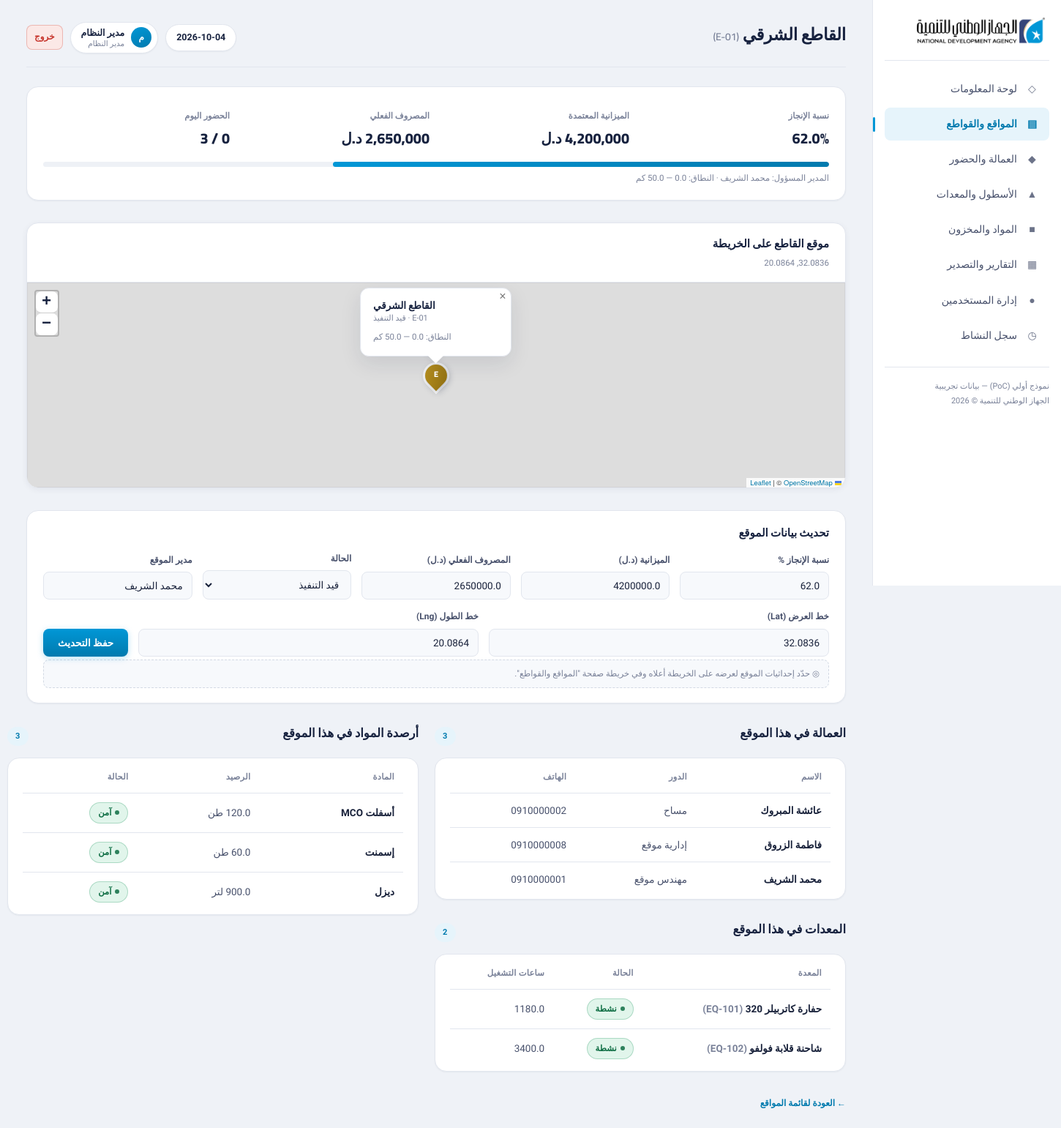
Screenshot of /sites/1 (signed in) with the database file from the repository.
### tables this page shows
CREATE TABLE sites (
    id              INTEGER PRIMARY KEY AUTOINCREMENT,
    name            TEXT NOT NULL,
    code            TEXT NOT NULL UNIQUE,
    km_from         REAL,
    km_to           REAL,
    progress_pct    REAL DEFAULT 0,      -- نسبة الإنجاز الفعلي
    budget          REAL DEFAULT 0,      -- الميزانية المعتمدة
    spent           REAL DEFAULT 0,      -- المصروف الفعلي
    manager_name    TEXT,                -- مدير الموقع المسؤول
    latitude        REAL,                -- إحداثيات الموقع (لخريطة الموقع)
    longitude       REAL,
    status          TEXT NOT NULL DEFAULT 'قيد التنفيذ',  -- قيد التنفيذ | متوقف | مكتمل
    created_at      TEXT DEFAULT (datetime('now'))
);

CREATE TABLE workers (
    id          INTEGER PRIMARY KEY AUTOINCREMENT,
    name        TEXT NOT NULL,
    role        TEXT,
    phone       TEXT,
    national_id TEXT,
    daily_wage  REAL DEFAULT 0,
    site_id     INTEGER,
    active      INTEGER DEFAULT 1,
    FOREIGN KEY (site_id) REFERENCES sites(id)
);

CREATE TABLE equipment (
    id                      INTEGER PRIMARY KEY AUTOINCREMENT,
    name                    TEXT NOT NULL,
    type                    TEXT,
    code                    TEXT NOT NULL UNIQUE,
    status                  TEXT NOT NULL DEFAULT 'نشطة',
    site_id                 INTEGER,
    operating_hours         REAL DEFAULT 0,
    last_maintenance_date   TEXT,
    maintenance_interval    REAL DEFAULT 250,
    hours_at_last_maint     REAL DEFAULT 0,
    fuel_cost_per_liter     REAL DEFAULT 0,
    FOREIGN KEY (site_id) REFERENCES sites(id)
);

CREATE TABLE material_stock (
    id              INTEGER PRIMARY KEY AUTOINCREMENT,
    material_id     INTEGER NOT NULL,
    site_id         INTEGER NOT NULL,
    quantity        REAL DEFAULT 0,
    UNIQUE(material_id, site_id),
    FOREIGN KEY (material_id) REFERENCES materials(id),
    FOREIGN KEY (site_id) REFERENCES sites(id)
);

CREATE TABLE materials (
    id              INTEGER PRIMARY KEY AUTOINCREMENT,
    name            TEXT NOT NULL,
    unit            TEXT NOT NULL,
    min_threshold   REAL DEFAULT 0,
    cost_per_unit   REAL DEFAULT 0
);

### app.py (the view)
@app.route("/sites/<int:site_id>")
@login_required
def site_detail(site_id):
    db = get_db()
    site = db.execute("SELECT * FROM sites WHERE id=?", (site_id,)).fetchone()
    if not site:
        db.close()
        abort(404)
    workers = db.execute(
        "SELECT * FROM workers WHERE site_id=? AND active=1 ORDER BY name", (site_id,)
    ).fetchall()
    equipment = db.execute(
        """SELECT e.*, (e.operating_hours - e.hours_at_last_maint) as hours_since_maint
           FROM equipment e WHERE site_id=? ORDER BY name""",
        (site_id,),
    ).fetchall()
    stock = db.execute(
        """SELECT ms.*, m.name as material_name, m.unit, m.min_threshold
           FROM material_stock ms JOIN materials m ON m.id = ms.material_id
           WHERE ms.site_id=? ORDER BY m.name""",
        (site_id,),
    ).fetchall()
    today = date.today().isoformat()
    present_today = db.execute(
        "SELECT COUNT(*) c FROM attendance WHERE site_id=? AND date=? AND status='حاضر'",
        (site_id, today),
    ).fetchone()["c"]
    db.close()
    return render_template(
        "site_detail.html", site=site, workers=workers, equipment=equipment,
        stock=stock, present_today=present_today, today=today,
    )

### app.py (called while the page is built)
def ensure_db():
    if not os.path.exists(DB_PATH):
        init_db(seed=True)

@app.before_request
def _before():
    ensure_db()

def login_required(view):
    @wraps(view)
    def wrapped(*args, **kwargs):
        if not session.get("user_id"):
            flash("يجب تسجيل الدخول أولاً", "error")
            return redirect(url_for("login", next=request.path))
        return view(*args, **kwargs)
    return wrapped

@app.context_processor
def inject_user():
    return {
        "current_user": {
            "id": session.get("user_id"),
            "username": session.get("username"),
            "full_name": session.get("full_name"),
            "role": session.get("role"),
            "role_label": ROLE_LABELS.get(session.get("role"), ""),
        },
        "current_user_id": session.get("user_id"),
        "can_edit": session.get("role") in ("admin", "manager"),
        "is_admin": session.get("role") == "admin",
    }

### database.py (called while the page is built)
def get_db():
    conn = sqlite3.connect(DB_PATH)
    conn.row_factory = sqlite3.Row
    conn.execute("PRAGMA foreign_keys = ON")
    return conn

### templates/site_detail.html (shortened to what this page needs)
{% extends "base.html" %}
{% block page_title %}{{ site.name }} <span class="muted" style="font-size:14px; font-weight:600;">({{ site.code }})</span>{% endblock %}
{% block head %}
<link rel="stylesheet" href="https://cdnjs.cloudflare.com/ajax/libs/leaflet/1.9.4/leaflet.min.css">
{% endblock %}
{% block content %}
<div class="card section">
    <div class="kpi-row">
        <div class="kpi">
            <div class="kpi-label">نسبة الإنجاز</div>
            <div class="kpi-value">{{ site.progress_pct }}%</div>
        </div>
        <div class="kpi">
            <div class="kpi-label">الميزانية المعتمدة</div>
            <div class="kpi-value">{{ "{:,.0f}".format(site.budget) }} د.ل</div>
        </div>
        <div class="kpi">
            <div class="kpi-label">المصروف الفعلي</div>
            <div class="kpi-value">{{ "{:,.0f}".format(site.spent) }} د.ل</div>
        </div>
        <div class="kpi">
            <div class="kpi-label">الحضور اليوم</div>
            <div class="kpi-value">{{ present_today }} / {{ workers|length }}</div>
        </div>
    </div>
    <div class="progress-bar {{ 'danger' if site.spent > site.budget }}" style="margin-top:16px;">
        <span style="width: {{ [ (site.spent / site.budget * 100) if site.budget else 0, 100]|min }}%;"></span>
    </div>
    <div class="muted" style="font-size:11.5px; margin-top:6px;">
        المدير المسؤول: {{ site.manager_name or '— غير محدد —' }} ·
        النطاق: {{ site.km_from if site.km_from is not none else '—' }} — {{ site.km_to if site.km_to is not none else '—' }} كم
    </div>
</div>
<div class="section map-card">
    <div class="map-card-head">
        <div>
            <h2>موقع القاطع على الخريطة</h2>
            <div class="muted" style="font-size:11.5px; margin-top:3px;">
                {% if site.latitude is not none and site.longitude is not none %}
                    {{ "%.4f"|format(site.latitude) }}, {{ "%.4f"|format(site.longitude) }}
                {% else %}
                    لم يتم تحديد الإحداثيات بعد
                {% endif %}
            </div>
        </div>
    </div>
    <div class="map-frame map-frame-sm" id="siteDetailMap">
    </div>
</div>
{% if can_edit %}
<div class="card section">
    <h2 class="card-title">تحديث بيانات الموقع</h2>
    <form method="post" action="{{ url_for('update_site', site_id=site.id) }}" class="form-inline">
        <div class="field"><label>نسبة الإنجاز %</label><input name="progress_pct" type="number" step="1" min="0" max="100" value="{{ site.progress_pct }}"></div>
        <div class="field"><label>الميزانية (د.ل)</label><input name="budget" type="number" step="1000" value="{{ site.budget }}"></div>
        <div class="field"><label>المصروف الفعلي (د.ل)</label><input name="spent" type="number" step="1000" value="{{ site.spent }}"></div>
        <div class="field">
            <label>الحالة</label>
            <select name="status">
                <option value="قيد التنفيذ" {{ 'selected' if site.status=='قيد التنفيذ' }}>قيد التنفيذ</option>
            </select>
        </div>
        <div class="field"><label>مدير الموقع</label><input name="manager_name" value="{{ site.manager_name or '' }}"></div>
        <div class="field"><label>خط العرض (Lat)</label><input name="latitude" type="number" step="0.0001" value="{{ site.latitude if site.latitude is not none else '' }}" placeholder="مثال: 32.0836"></div>
        <div class="field"><label>خط الطول (Lng)</label><input name="longitude" type="number" step="0.0001" value="{{ site.longitude if site.longitude is not none else '' }}" placeholder="مثال: 20.0864"></div>
        <button class="btn" type="submit">حفظ التحديث</button>
    </form>
    <div class="geo-hint">◎ حدّد إحداثيات الموقع لعرضه على الخريطة أعلاه وفي خريطة صفحة "المواقع والقواطع".</div>
</div>
{% endif %}
<div class="two-col">
    <div>
        <div class="section">
            <div class="section-head"><h2>العمالة في هذا الموقع</h2><span class="count-pill">{{ workers|length }}</span></div>
            <div class="table-wrap"><div class="card-pad">
            {% if workers %}
            <table>
                <thead><tr><th>الاسم</th><th>الدور</th><th>الهاتف</th></tr></thead>
                <tbody>
                {% for w in workers %}
                    <tr><td data-label="الاسم">{{ w.name }}</td><td data-label="الدور">{{ w.role or '—' }}</td><td data-label="الهاتف">{{ w.phone or '—' }}</td></tr>
                {% endfor %}
                </tbody>
            </table>
            {% else %}<div class="empty">لا يوجد عمال في هذا الموقع.</div>{% endif %}
            </div></div>
        </div>
        <div class="section">
            <div class="section-head"><h2>المعدات في هذا الموقع</h2><span class="count-pill">{{ equipment|length }}</span></div>
            <div class="table-wrap"><div class="card-pad">
            {% if equipment %}
            <table>
                <thead><tr><th>المعدة</th><th>الحالة</th><th>ساعات التشغيل</th></tr></thead>
                <tbody>
                {% for e in equipment %}
                    <tr>
                        <td data-label="المعدة">{{ e.name }} <span class="muted">({{ e.code }})</span></td>
                        <td data-label="الحالة">
                            {% if e.status == 'نشطة' %}<span class="badge badge-green">نشطة</span>
                            {% elif e.status == 'تحت الصيانة' %}<span class="badge badge-amber">تحت الصيانة</span>
                            {% else %}<span class="badge badge-red">متوقفة</span>{% endif %}
                        </td>
                        <td data-label="ساعات التشغيل">{{ e.operating_hours|round(1) }}</td>
                    </tr>
                {% endfor %}
                </tbody>
            </table>
            {% else %}<div class="empty">لا توجد معدات في هذا الموقع.</div>{% endif %}
            </div></div>
        </div>
    </div>
    <div>
        <div class="section">
            <div class="section-head"><h2>أرصدة المواد في هذا الموقع</h2><span class="count-pill">{{ stock|length }}</span></div>
            <div class="table-wrap"><div class="card-pad">
            {% if stock %}
            <table>
                <thead><tr><th>المادة</th><th>الرصيد</th><th>الحالة</th></tr></thead>
                <tbody>
                {% for s in stock %}
                    <tr>
                        <td data-label="المادة">{{ s.material_name }}</td>
                        <td data-label="الرصيد">{{ s.quantity }} {{ s.unit }}</td>
                        <td data-label="الحالة">
                            {% if s.quantity < s.min_threshold %}<span class="badge badge-red">تحت الحد الأدنى</span>
                            {% else %}<span class="badge badge-green">آمن</span>{% endif %}
                        </td>
                    </tr>
                {% endfor %}
                </tbody>
            </table>
            {% else %}<div class="empty">لا توجد أرصدة مسجّلة لهذا الموقع.</div>{% endif %}
            </div></div>
        </div>
    </div>
</div>
<a class="link-btn" href="{{ url_for('sites') }}">← العودة لقائمة المواقع</a>
{% endblock %}

### rows the page displays
sites: name "القاطع الشرقي", code "E-01", progress_pct "62.0", budget "4,200,000", spent "2,650,000", manager_name "محمد الشريف", latitude "32.0836", longitude "20.0864", budget "4200000.0", spent "2650000.0"
workers: name "عائشة المبروك", role "مساح", phone "0910000002"
workers: name "فاطمة الزروق", role "إدارية موقع", phone "0910000008"
workers: name "محمد الشريف", role "مهندس موقع", phone "0910000001"
equipment: code "EQ-101", status "نشطة", operating_hours "1180.0"
equipment: name "شاحنة قلابة فولفو", code "EQ-102", status "نشطة", operating_hours "3400.0"
material_stock: material_name "أسفلت MCO", unit "طن", quantity "آمن"
material_stock: material_name "إسمنت", unit "طن", quantity "آمن"
material_stock: material_name "ديزل", unit "لتر", quantity "آمن"

### other values shown
{{ current_user.full_name[0] if current_user.full_name else '؟' }} "م"
{{ current_user.full_name }} "مدير النظام"
{{ current_user.role_label }} "مدير النظام"
{{ workers|length }} "3"
{{ equipment|length }} "2"
{{ stock|length }} "3"
